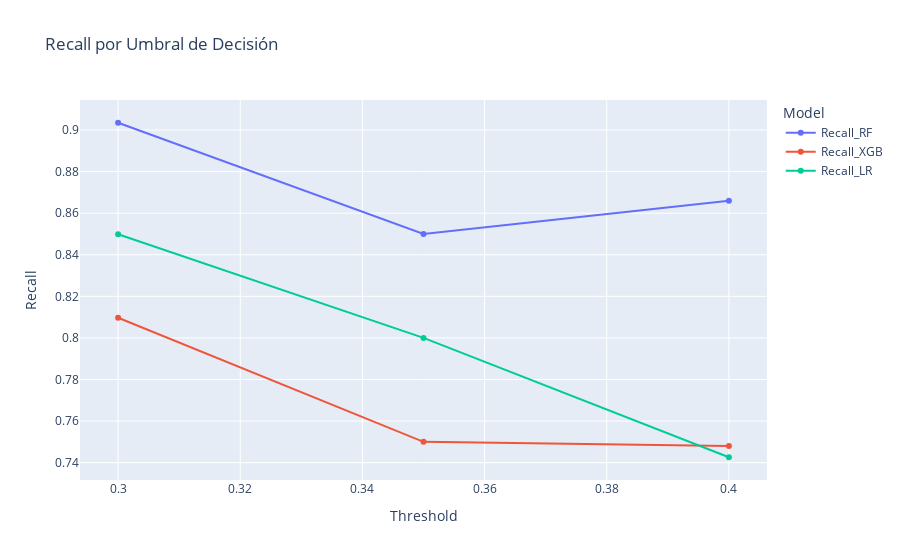

The notebook cell saved with this chart:
### Markdown cell above
> Impacto: Comparando visualmente la importancia de las variables en los diferentes modelos.

### Code cell
import plotly.express as px

metrics_data = pd.DataFrame({
    "Threshold": [0.3, 0.35, 0.4],
    "Recall_RF": [0.9035, 0.85, 0.8660],  # Ajusta con datos reales
    "Recall_XGB": [0.8097, 0.75, 0.7480],
    "Recall_LR": [0.8499, 0.80, 0.7426]
}).melt(id_vars="Threshold", var_name="Model", value_name="Recall")

fig = px.line(metrics_data, x="Threshold", y="Recall", color="Model", 
            title="Recall por Umbral de Decisión",
            markers=True)
fig.write_image('reports/recall_por_umbral.png')
fig.show()

### Figure 1 — Plotly figure (JSON) as saved in the notebook; plotly's stock layout.template omitted (floating-point values rounded to 4 significant figures)
{"data": [{"hovertemplate": "Model=Recall_RF<br>Threshold=%{x}<br>Recall=%{y}<extra></extra>", "legendgroup": "Recall_RF", "line": {"color": "#636efa", "dash": "solid"}, "marker": {"symbol": "circle"}, "mode": "lines+markers", "name": "Recall_RF", "orientation": "v", "showlegend": true, "type": "scatter", "x": [0.3, 0.35, 0.4], "xaxis": "x", "y": [0.9035, 0.85, 0.866], "yaxis": "y"}, {"hovertemplate": "Model=Recall_XGB<br>Threshold=%{x}<br>Recall=%{y}<extra></extra>", "legendgroup": "Recall_XGB", "line": {"color": "#EF553B", "dash": "solid"}, "marker": {"symbol": "circle"}, "mode": "lines+markers", "name": "Recall_XGB", "orientation": "v", "showlegend": true, "type": "scatter", "x": [0.3, 0.35, 0.4], "xaxis": "x", "y": [0.8097, 0.75, 0.748], "yaxis": "y"}, {"hovertemplate": "Model=Recall_LR<br>Threshold=%{x}<br>Recall=%{y}<extra></extra>", "legendgroup": "Recall_LR", "line": {"color": "#00cc96", "dash": "solid"}, "marker": {"symbol": "circle"}, "mode": "lines+markers", "name": "Recall_LR", "orientation": "v", "showlegend": true, "type": "scatter", "x": [0.3, 0.35, 0.4], "xaxis": "x", "y": [0.8499, 0.8, 0.7426], "yaxis": "y"}], "layout": {"legend": {"title": {"text": "Model"}, "tracegroupgap": 0}, "title": {"text": "Recall por Umbral de Decisión"}, "xaxis": {"anchor": "y", "domain": [0, 1], "title": {"text": "Threshold"}}, "yaxis": {"anchor": "x", "domain": [0, 1], "title": {"text": "Recall"}}}}
